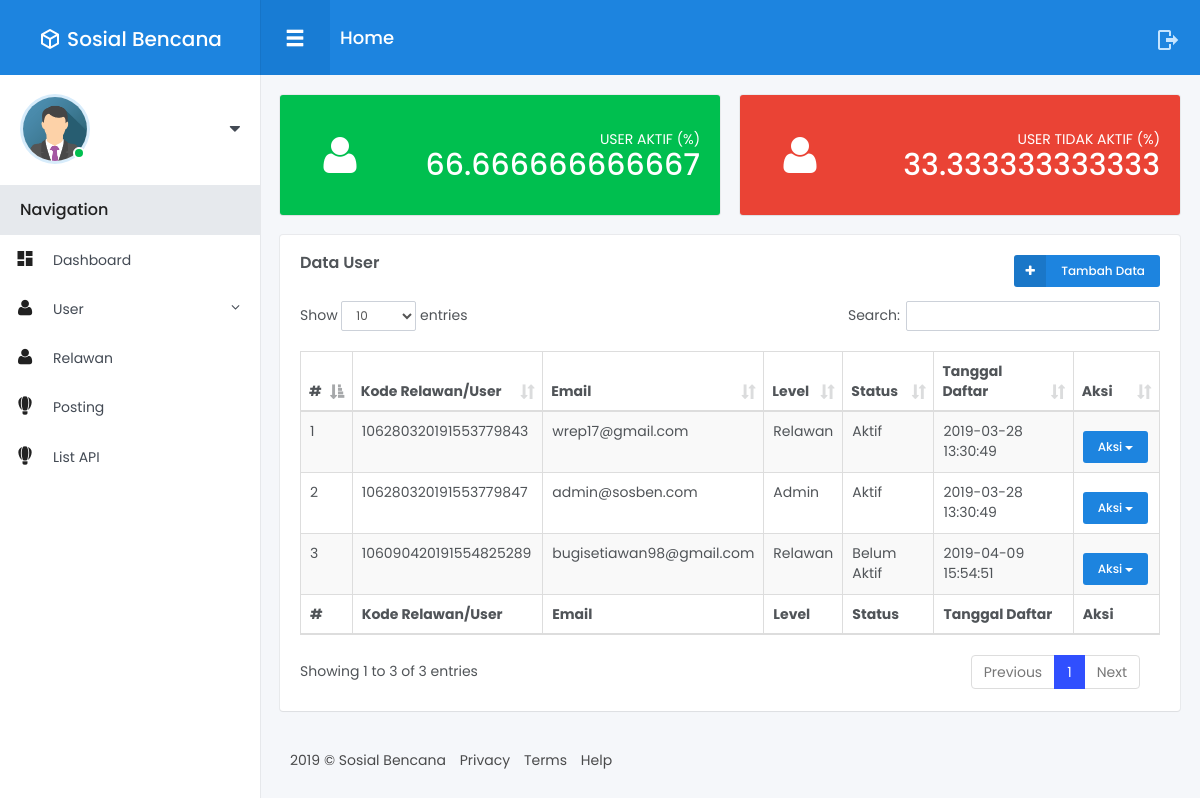
The page /index.php/user on the database as committed earlier.
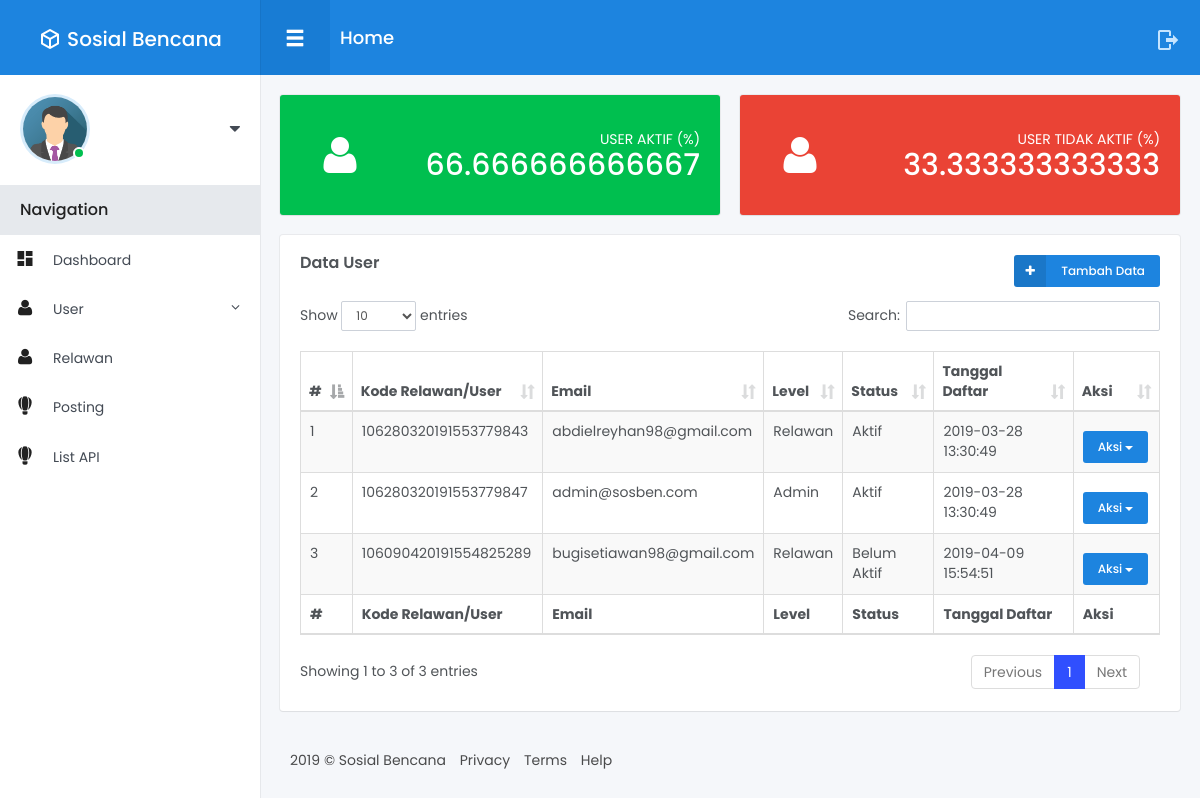
The same page on the database as committed later.
### tables this page shows
CREATE TABLE `user` (
  `id_user` int(11) NOT NULL,
  `user_kode` varchar(100) NOT NULL,
  `id_level` int(11) NOT NULL,
  `id_status` int(11) DEFAULT NULL,
  `nama` varchar(255) DEFAULT NULL,
  `email` varchar(255) NOT NULL,
  `password` varchar(100) NOT NULL,
  `tgl_lahir` date DEFAULT NULL,
  `j_kel` enum('Laki Laki','Perempuan','','') DEFAULT NULL,
  `phone` varchar(13) DEFAULT NULL,
  `avatar` varchar(255) DEFAULT NULL,
  `token` varchar(256) NOT NULL,
  `verifikasi` timestamp NULL DEFAULT NULL,
  `tanggal` timestamp NULL DEFAULT NULL
);

### application/controllers/User.php (called while the page is built, shortened)
<?php
class User extends CI_Controller {
	public function __construct()
	{
        $this->load->model('User_model');
        $this->load->model('Level_model');
        $this->load->model('Status_model');
    }
    public function index()
    {
        $user           = $this->User_model->getUser()->result_array();
        $level          = $this->Level_model->getLevel()->result_array();
        $status         = $this->Status_model->getStatus()->result_array();
        $jumlahuser     = $this->User_model->getUser()->num_rows();
        $useraktif      = $this->User_model->userAktif()->num_rows();
        $usertidakaktif = $this->User_model->userTidakAktif()->num_rows();
        $data = array(
            'user'              => $user,
            'level'             => $level,
            'status'            => $status,
            'jumlahuser'        => $jumlahuser,
            'useraktif'         => $useraktif,
            'usertidakaktif'    => $usertidakaktif,
        );
        $this->load->view('Admin/User/index', $data);
    }
}

### index.php (called while the page is built, shortened)
<?php
require_once BASEPATH.'core/CodeIgniter.php';

### application/models/User_model.php (called while the page is built, shortened)
<?php
class User_model extends CI_Model {
    public function getUser()
    {
        return $this->db->get('user');
    }
    public function userAktif()
    {
        $this->db->where('id_status', 1);
        return $this->db->get('user');
    }
    public function userTidakAktif()
    {
        $this->db->where('id_status', 2);
        return $this->db->get('user');
    }
}

### application/models/Level_model.php (called while the page is built, shortened)
<?php
class Level_model extends CI_Model {
    public function getLevel()
    {
        return $this->db->get('level');
    }
}

### application/models/Status_model.php (called while the page is built, shortened)
<?php
class Status_model extends CI_Model {
    public function getStatus()
    {
        return $this->db->get('status');
    }
}

### application/views/Admin/User/index.php (the view, shortened to what this page needs)
<!DOCTYPE html>
<html lang="en">
<head>
</head>
<body>
<div class="main-menu">
	<header class="header">
	</header>
	<div class="content">
	</div>
</div>
<div class="fixed-navbar">
</div>
<div id="wrapper">
	<div class="main-content">
		<div class="row small-spacing">
			<div class="col-lg-6 col-md-6 col-sm-12">
				<div class="box-content bg-success text-white">
					<div class="statistics-box with-icon">
						<i class="ico small fa fa-user"></i>
						<p class="text text-white">USER AKTIF (%)</p>
						<h2 class="counter"><?php echo $useraktif/$jumlahuser*100; ?></h2>
					</div>
				</div>
			</div>
			<div class="col-lg-6 col-md-6 col-sm-12">
				<div class="box-content bg-danger text-white">
					<div class="statistics-box with-icon">
						<i class="ico small fa fa-user"></i>
						<p class="text text-white">USER TIDAK AKTIF (%)</p>
						<h2 class="counter"><?php echo $usertidakaktif/$jumlahuser*100; ?></h2>
					</div>
				</div>
			</div>
            <div class="col-lg-12">
				<div class="box-content">
					<h4 class="box-title">Data User</h4>
					<div class="dropdown js__drop_down">
                        <a href="<?php echo base_url('user/tambah'); ?>" class="btn btn-xs btn-primary btn-icon btn-icon-left waves-effect waves-light"><i class="ico fa fa-plus"></i> Tambah Data</a>
					</div>
					<table id="example" class="table table-striped table-bordered display" style="width:100%">
						<thead>
							<tr>
								<th>#</th>
								<th>Kode Relawan/User</th>
								<th>Email</th>
								<th>Level</th>
								<th>Status</th>
								<th>Tanggal Daftar</th>
								<th>Aksi</th>
							</tr>
						</thead>
						<tfoot>
							<tr>
								<th>#</th>
								<th>Kode Relawan/User</th>
								<th>Email</th>
								<th>Level</th>
								<th>Status</th>
								<th>Tanggal Daftar</th>
								<th>Aksi</th>
							</tr>
						</tfoot>
						<tbody>
							<?php
							$no = 1;
							foreach($user as $user) {
							?>
							<tr>
								<td><?php echo $no++; ?></td>
								<td><?php echo $user['user_kode']; ?></td>
								<td><?php echo $user['email']; ?></td>
								<td>
									<?php
									foreach($level as $lev)
									{
										echo $lev['kode_level'] == $user['id_level'] ? $lev['level'] : '';
									}
									?>
								</td>
								<td>
									<?php
									foreach($status as $s)
									{
										echo $s['kode_status'] == $user['id_status'] ? $s['nama_status'] : '';
									}
									?>
								</td>
								<td><?php echo $user['tanggal']; ?></td>
								<td>
									<div class="btn-group margin-top-10">
										<button type="button" class="btn btn-xs btn-block btn-primary dropdown-toggle" data-toggle="dropdown" aria-haspopup="true" aria-expanded="false">Aksi <span class="caret"></span></button>
									</div>
                                </td>
                            </tr>
							<?php } ?>
                        </tbody>
					</table>
				</div>
			</div>
		</div>
		<footer class="footer">
		</footer>
	</div>
</div>
</body>
</html>

Rows that differ between the two databases and show on the page:
changed user: email "wrep17@gmail.com" → "abdielreyhan98@gmail.com"
